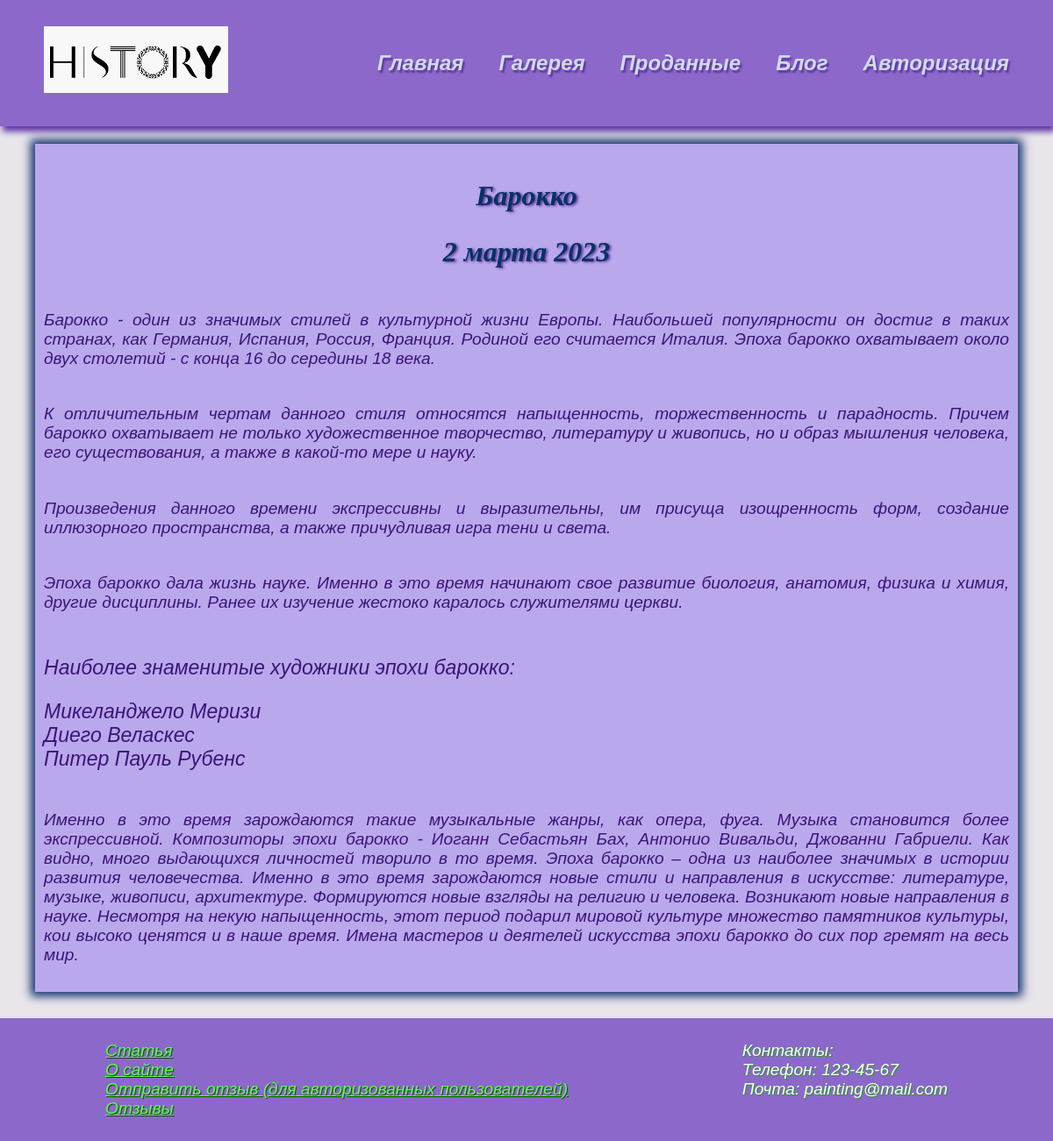
The app's page /blog/2/ with its own data.
### blog/models.py (models this page shows, shortened)
class Blog(models.Model):
    title       = models.CharField(max_length=200)
    description = models.TextField()
    date        = models.DateField()

### blog/views.py (the view)
# urls.py: path('<int:blog_id>/', views.detail, name ='detail' )
def detail(request, blog_id):
    blog = get_object_or_404(Blog, pk=blog_id)
    return render(request, 'blog/details.html', {'blog': blog})

### blog/templates/blog/details.html
{% extends 'sorting/base.html' %}
{% load static %}
{% block content %}
<div class="detail">
    <h1>{{ blog.title }}</h1>
    <h2> {{ blog.date|date:'j E Y' }} </h2>
    {{ blog.description|safe }}
</div>
{% endblock %}

### sorting/static/css/ustyleone.css (style rules this page uses)
h1 { color: #003366; font-size: xx-large; font-family: Cambria, Cochin, Georgia, Times, 'Times New Roman', serif; text-align: center; font-weight: 900; text-shadow: 2px 1px 3px rebeccapurple; }
h2 { color: #003366; font-size: xx-large; font-family: Cambria, Cochin, Georgia, Times, 'Times New Roman', serif; text-align: center; font-weight: 900; text-shadow: 2px 1px 3px rebeccapurple; }
body { min-height: 100vh; display: flex; flex-direction: column; padding: 0; margin: 0; background: #e8e5eb; font-family: 'Franklin Gothic Medium', 'Arial Narrow', Arial, sans-serif; font-style: italic; }
ul { list-style: none; padding: 0; }
.detail { font-size: larger; margin-top: 3%; background-color: #baa8ec; color: #3a1577; max-width: auto; text-align: justify; margin-top: 10px; margin-left: 10px; margin-right: 10px; margin-bottom: 20px; padding-left: 10px; padding-right: 10px; padding-bottom: 12px; padding-top: 20px; box-shadow: 0px 0px 10px 5px #14336f; }

### records on screen
Blog: title "Барокко", date "2 марта 2023", description "Барокко - один из значимых стилей в культурной жизни Европы. Наибольшей популярности он достиг в таких странах, как Германия, Испания, Россия, Франция. Родиной его считается Италия. Эпоха барокко охватывает около двух столетий - с конца 16 до середины 18 века. К отличительным чертам данного стиля относятся напыщенность, торжественность и парадность. Причем барокко охватывает не только художественное творчество, литературу и живопись, но и образ мышления человека, его существования, а также в какой-то мере и науку. Произведения данного времени экспрессивны и выразительны, им присуща изощренность форм, создание иллюзорного пространства, а также причудливая игра тени и света. Эпоха барокко…"
